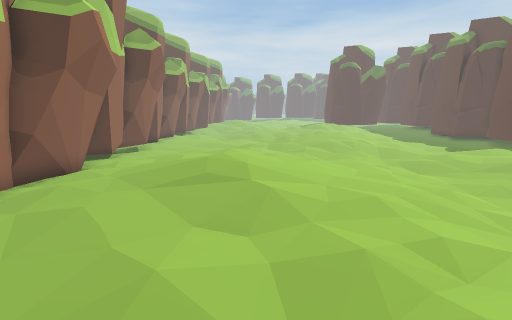
[1] (above)

24 first-person views from a walk through a scene from a Unity 3-D project. The camera is 1.2 m above the floor, tilts 10° down and sees 85° across. The floor is counted in squares, 0.5 m on a side. Each view is taken from the middle of a square. On the plan, view 1 faces up. The plan holds only what a view shows up to about 18 squares ahead; the rest is blank. The place goes on beyond the plan. The player character is not drawn. Some animated figures are not drawn.

[2]
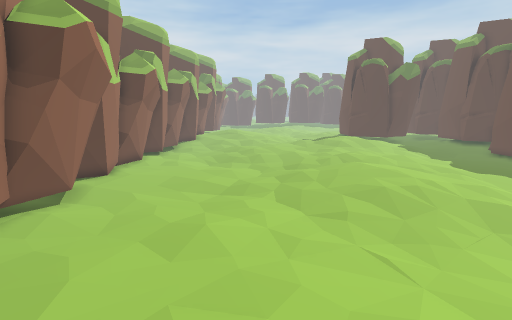

[3]
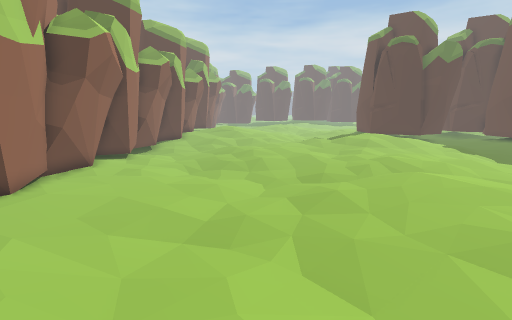

[4]
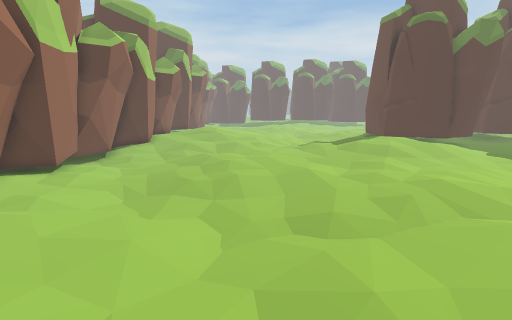

[5]
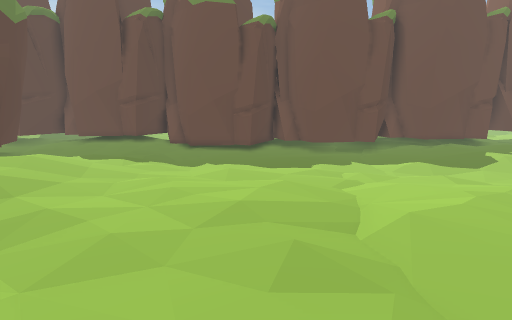

[6]
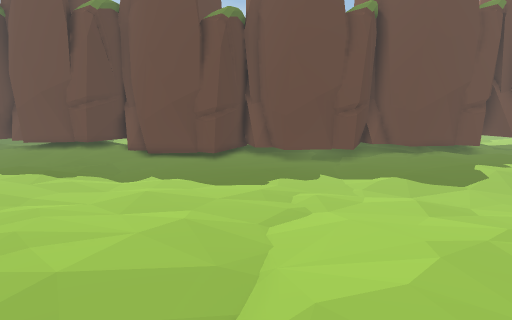

[7]
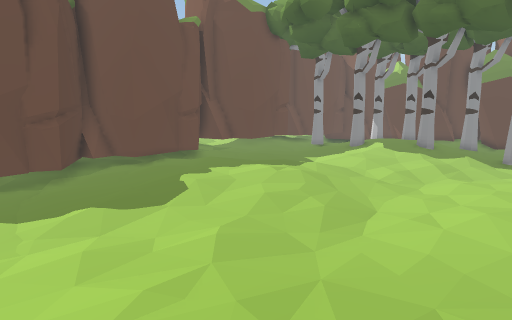

[8]
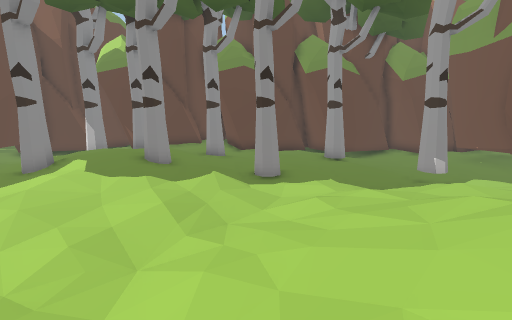

[9]
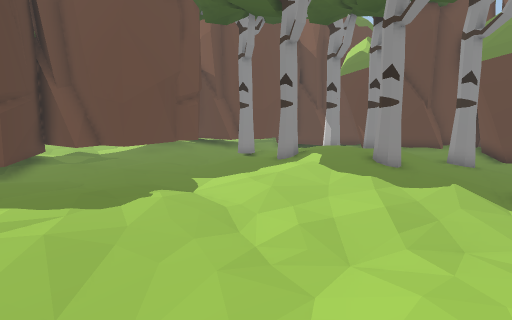

[10]
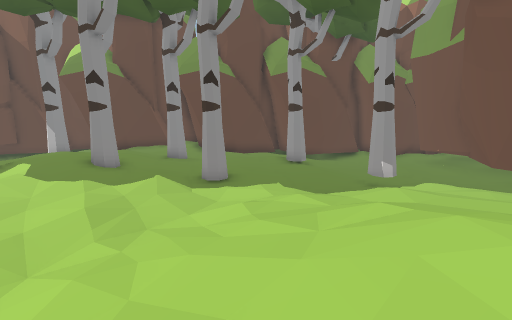

[11]
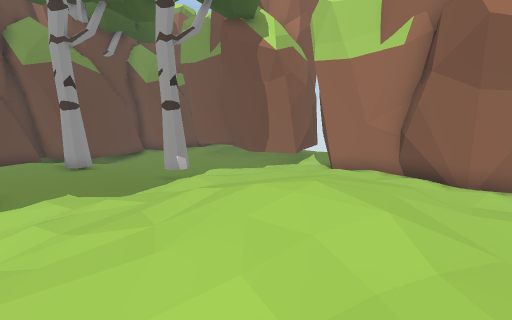

[12]
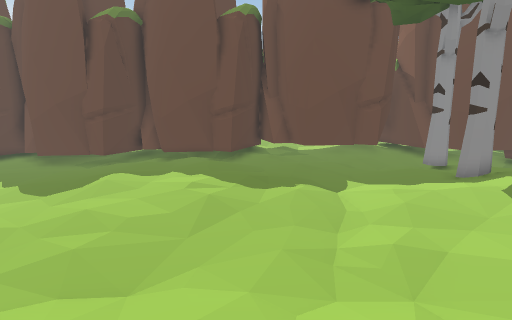

[13]
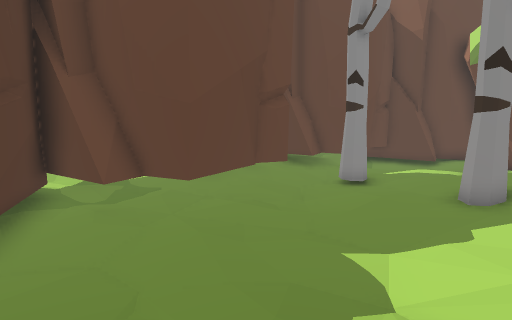

[14]
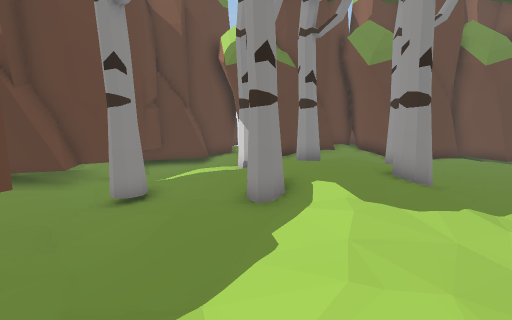

[15]
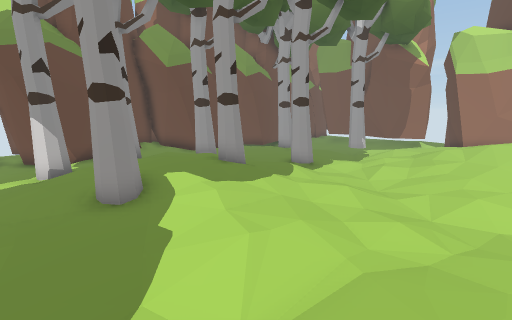

[16]
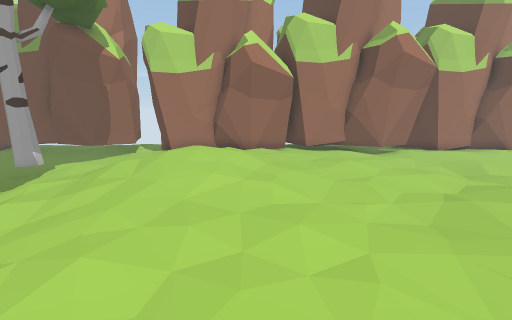

[17]
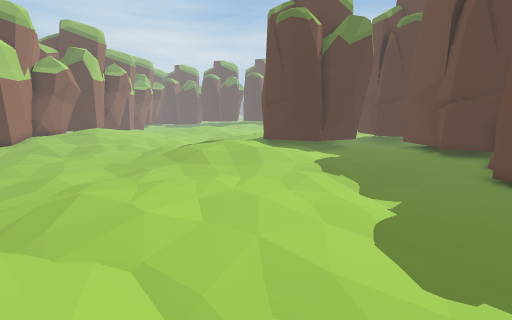

[18]
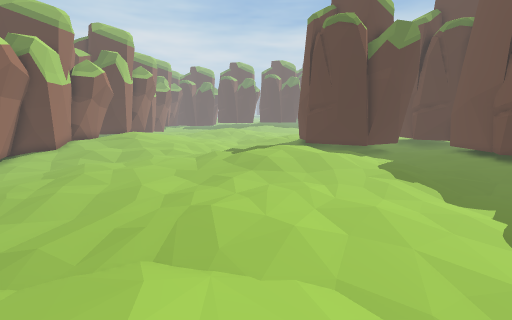

[19]
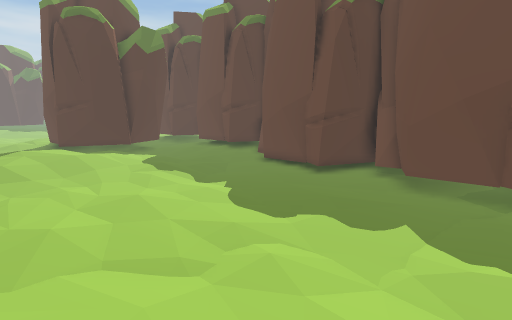

[20]
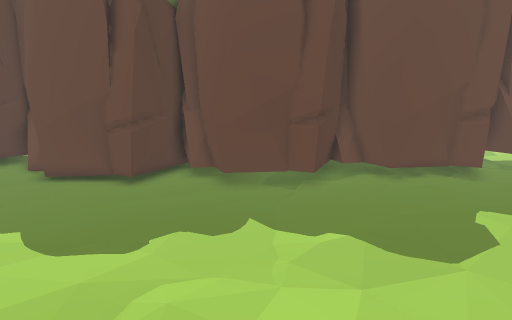

[21]
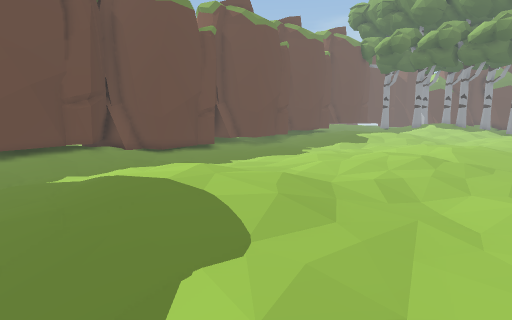

[22]
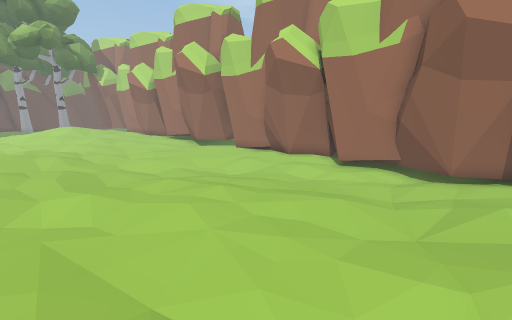

[23]
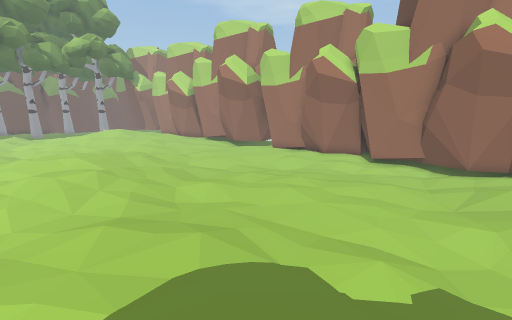

[24]
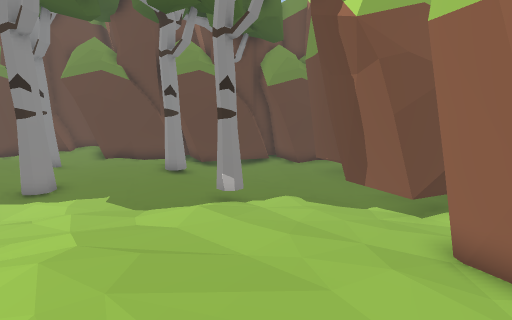

### Floor plan
Key: @ floor where view 1 was taken; . main floor; : floor 0.25 m higher than the main floor; - floor 0.25 m lower than the main floor; + floor 0.5 m higher than the main floor; / step, stairs or slope; O other object.
Columns run from 8 left of view 1 to 21 right of it. Each row starts with its distance up from view 1.
 38 OO.............::::..OOOO..OOO
 37 OO........../::::::::......OO
 36 OO--.--......:::++::.......OO
 35 OO----.......:::++:::......OO
 34 O----........:::++:::......OO
 33 O-----.......:::::::........OO
 32 O-----........:::::.........OO
 31 O-----.........::......---.OOO
 30 O..---........:.......----.OO
 29 O.-----.......:.::....-----O
 28 O..-----.....:::::....-----O
 27 OO..-----....::::::...-----OO
 26 O..------....::::.....-----OO
 25 O......--....::::....--.----OO
 24 O.......-....:::.....--.----OO
 23 O.......-...::::......-----OO
 22 O..........::::::...------OOO
 21 OO..........::::....------OO
 20 OO....-.....:::::...-------O
 19 OO...........:::...-.....--OO
 18 OO.........................OO
 17 OO.........................-OO
 16 OO.............--..........OOO
 15 OO....::.......--....::....OO
 14 OO...:::......--...........O
 13 OO..:::::......-.......:...O
 12 OOO::::::::....--..::::::..OO
 11  OO:::::::::....-....::....OO
 10 OOO:::+++:::...-.....:......OO
  9 OOO:::++++::...--..........OOO
  8 OO.:::+++::::..---.........OO
  7 OO.:::::::::...-....--....OO
  6  O.:::::::::..............O
  5 OO...::.:................. O
  4 OO................:::....-OO
  3 OOO.........../.:::::O:...OO
  2 OOO---..--..OO.::O++OO.....O
  1 OOO---O-....OO.:OO++:::.O ..OO
  0  OO----.@......:::++:::....OO
 -1  OO-----.......::::::::...OOO
 -2  OO-----.O..... :: O:OO...
 -3   O-----.O..... .: O.OO   O
 -4   O..---........:....... -O
 -5   OOO--OOOO.OOOO:..OOOO.--O
 -6 OOOOOOOOOOOOOOOO:OOOOOO.OOO
 -7   OOOO  OOOO OOOOO  OOOOOO
 -8    O     O   OOOOO  O OOO
 -9                OO     OO

Positions as (right, up) in squares from view 1, and headings:
1: (0, 0), facing up
2: (0, 8), facing up
3: (0, 14), facing up
4: (1, 19), facing up
5: (1, 26), facing right
6: (3, 24), facing right
7: (4, 21), facing down-right
8: (5, 12), facing down
9: (5, 12), facing down-right
10: (3, 12), facing down
11: (4, 12), facing down-left
12: (3, 10), facing right
13: (12, 11), facing down-right
14: (13, 9), facing down
15: (15, 9), facing down-left
16: (10, 11), facing left
17: (10, 20), facing up
18: (7, 20), facing up
19: (7, 19), facing up-right
20: (7, 21), facing right
21: (3, 38), facing down-right
22: (5, 38), facing down-left
23: (9, 38), facing down-left
24: (-3, 11), facing down
